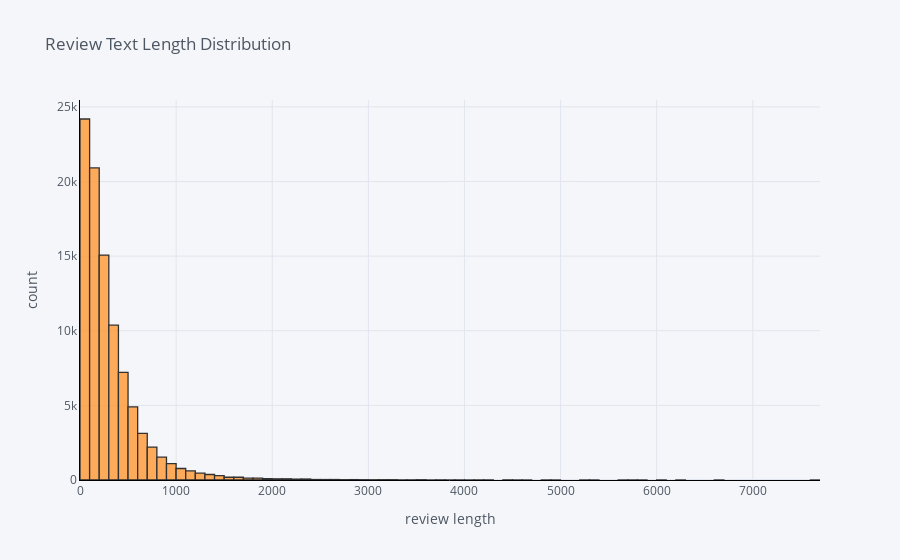

Source (notebook cell):
### Code cell
# Let's visualize a bit
reviews['review_length'].iplot(kind='hist',
                               bins=100,
                               xTitle='review length',
                               linecolor='black',
                               yTitle='count',
                               title='Review Text Length Distribution')

### Figure 1 — Plotly figure (JSON) as saved in the notebook; plotly's stock layout.template omitted (floating-point values rounded to 4 significant figures; data arrays with more than 128 entries replaced by an {"elided": "..."} marker saying what was removed)
{"data": [{"histfunc": "count", "histnorm": "", "marker": {"color": "rgba(255, 153, 51, 1.0)", "line": {"color": "#000000", "width": 1.3}}, "name": "review_length", "nbinsx": 100, "opacity": 0.8, "orientation": "v", "type": "histogram", "x": {"elided": "94414 int values"}}], "layout": {"barmode": "overlay", "legend": {"bgcolor": "#F5F6F9", "font": {"color": "#4D5663"}}, "paper_bgcolor": "#F5F6F9", "plot_bgcolor": "#F5F6F9", "title": {"font": {"color": "#4D5663"}, "text": "Review Text Length Distribution"}, "xaxis": {"gridcolor": "#E1E5ED", "linecolor": "black", "showgrid": true, "tickfont": {"color": "#4D5663"}, "title": {"font": {"color": "#4D5663"}, "text": "review length"}, "zerolinecolor": "#E1E5ED"}, "yaxis": {"gridcolor": "#E1E5ED", "linecolor": "black", "showgrid": true, "tickfont": {"color": "#4D5663"}, "title": {"font": {"color": "#4D5663"}, "text": "count"}, "zerolinecolor": "#E1E5ED"}}}
